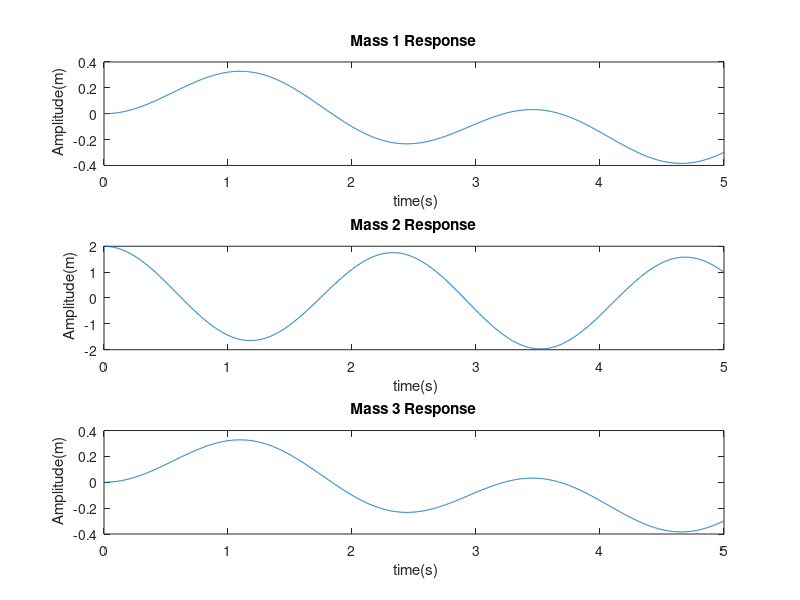

Source code (MATLAB):
%Randy Schur
%MAE 6257 HW 5
%10/9/14
clear
close

m1 = 10;
m2 = 2;
m3 = 10;
k = 6;
q0 = [ 0 2 0]';
qdot0 = [0 0 0]';
t = linspace(0,5, 1000);
t = t';
% t = 1;

M = [m1 0  0; 0 m2 0; 0 0 m3];
K = [-7*k k 5*k; k -2*k k; 5*k k -7*k];

[V, D] = eig(-M\K);
w1 = sqrt(D(1,1));
w2 = sqrt(D(2,2));
w3 = sqrt(D(2,2));

u1 = V(:,1);
u2 = V(:,2);
u3 = V(:,3);

mu1 = u1'*M*u1;
mu2 = u2'*M*u2;
mu3 = u3'*M*u3;

phi1 = atan2((w1*u1'*M*q0),(u1'*M*qdot0));
phi2 = atan2((w2*u2'*M*q0),(u2'*M*qdot0));
phi3 = atan2((w3*u3'*M*q0),(u3'*M*qdot0));
A1 = u1'*M*q0/(mu1*sin(phi1));
A2 = u2'*M*q0/(mu2*sin(phi2));
A3 = u3'*M*q0/(mu3*sin(phi3));

for i = 1:length(t)
q(:,i) = A1*sin(w1*t(i) + phi1)*u1 + A2*sin(w2*t(i) + phi2)*u2 + A3*sin(w3*t(i) + phi3)*u3; 
end
subplot(3,1,1), plot(t, q(1,:))
title('Mass 1 Response')
xlabel(' time(s)')
ylabel(' Amplitude(m)')

subplot(3,1,2), plot(t, q(2,:))
title('Mass 2 Response')
xlabel(' time(s)')
ylabel(' Amplitude(m)')

subplot(3,1,3), plot(t, q(3,:))
title('Mass 3 Response')
xlabel(' time(s)')
ylabel(' Amplitude(m)')
